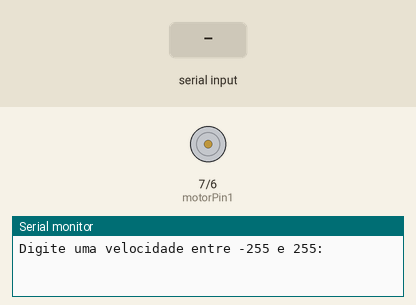
Bench run of a sketch on a simulated Arduino Uno, built with avr-gcc and run on an emulated ATmega328P. On the bench: motor-driver pin pairs drawn as motors (green arrow = first pin HIGH = forward, orange = second pin HIGH = backward, longer = more drive, scaled by the enable pin), the last lines printed to the serial monitor. The test bench sets the inputs (shaded band).

Above: at 1.2 s.
1.3 s: "30,150\n" received over Serial
At 2.3 s:
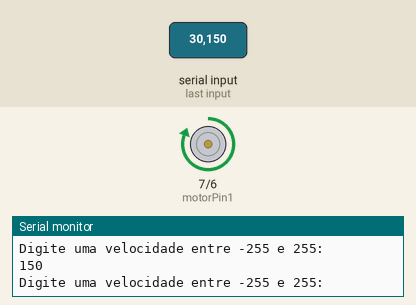
Timing chart, 0 to 4.3 s (numbered marks = the images above; inputs shaded):
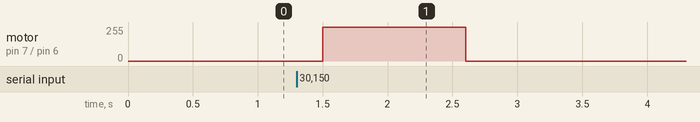

Measured:
- after the input at 1.3 s, motor on pin 7 (motorPin1) / pin 6 (motorPin2): stopped → forward 255/255 after 0.20 s, → stopped 1.1 s later

The sketch:

codigo_VelocidadeMotor.ino
```cpp
// Definindo os pinos da ponte H
int motorPin1 = 7;  // Pino de controle 1 da ponte H
int motorPin2 = 6; // Pino de controle 2 da ponte H
int enablePin = 8; // Pino de controle da velocidade (PWM)

void setup() {
  // Define os pinos como saída
  pinMode(motorPin1, OUTPUT);
  pinMode(motorPin2, OUTPUT);
  pinMode(enablePin, OUTPUT);

  // Inicializa a comunicação serial
  Serial.begin(9600);
  while (!Serial); // Aguarda conexão serial
  Serial.println("Digite uma velocidade entre -255 e 255:");
}

void loop() {
  // Verifica se há dados disponíveis na porta serial

  if (Serial.available()) {

    int speed = Serial.parseInt(); // Lê o valor da velocidade enviado

    if(speed!=0){
      Serial.print(speed);
    }
    Serial.print("\n");

    if (speed >= -255 && speed <= 255) {
      // Controla a direção e a velocidade do motor
      if (speed > 0) {
        // Movimento para frente
        digitalWrite(motorPin1, HIGH);
        digitalWrite(motorPin2, LOW);
        analogWrite(enablePin, speed);  // Define a velocidade
      } else if (speed < 0) {
        // Movimento para trás
        digitalWrite(motorPin1, LOW);
        digitalWrite(motorPin2, HIGH);
        analogWrite(enablePin, -speed);  // Define a velocidade (valor positivo)
      } else {
        // Para o motor
        digitalWrite(motorPin1, LOW);
        digitalWrite(motorPin2, LOW);
        analogWrite(enablePin, 0);
      }
    }
   Serial.println("Digite uma velocidade entre -255 e 255:");
  }
  delay(100);  // Adiciona um pequeno atraso para dar tempo de processar os dados
}
```

codigo_LED.cpp
```cpp
int motorPin = 13;
void setup() {
  // put your setup code here, to run once:
   pinMode(motorPin, OUTPUT);
}

void loop() {
  // put your main code here, to run repeatedly:
  digitalWrite(motorPin,HIGH);
  delay(5000);
}
 
```

codigo_SemafaroLED.cpp
```cpp
//Definindo os pinos dos LEDs
int ledVermelho = 13;
int ledAmarelo = 12;
int ledVerde = 11;

void setup(){
    //Configurando os pinos como saídas
    pinMode(ledVermelho, OUTPUT);
    pinMode(ledAmarelo, OUTPUT);
    pinMode(ledVerde, OUTPUT);
}

void loop(){
    //Liga o LED verde por 5 segundos
    digitalWrite(ledVerde, HIGH);
    digitalWrite(ledAmarelo, LOW);
    digitalWrite(ledVermelho, LOW);
    delay(5000); //Aguarda 5 segundos

    // Liga o LED amarelo por 2 segundos
    digitalWrite(ledVerde, LOW);
    digitalWrite(ledAmarelo, HIGH);
    digitalWrite(ledVermelho, LOW);
    delay(2000); //Aguarda 2 segundos

    // Liga o LED vermelho por 5 segundos
    digitalWrite(ledVerde, LOW);
    digitalWrite(ledAmarelo, LOW);
    digitalWrite(ledVermelho, HIGH);
    delay(5000); //Aguarda 5 segundos
}
```
